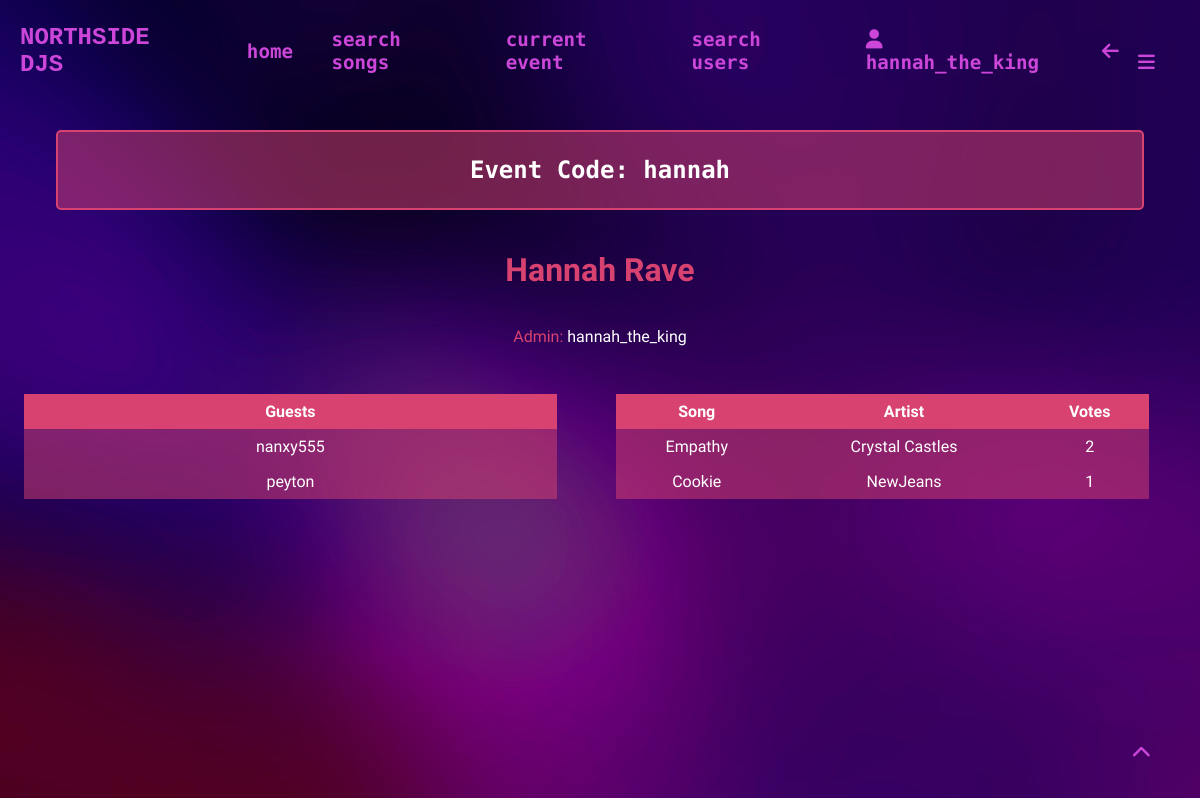
Before: /event/5 (signed in) with the older database file.
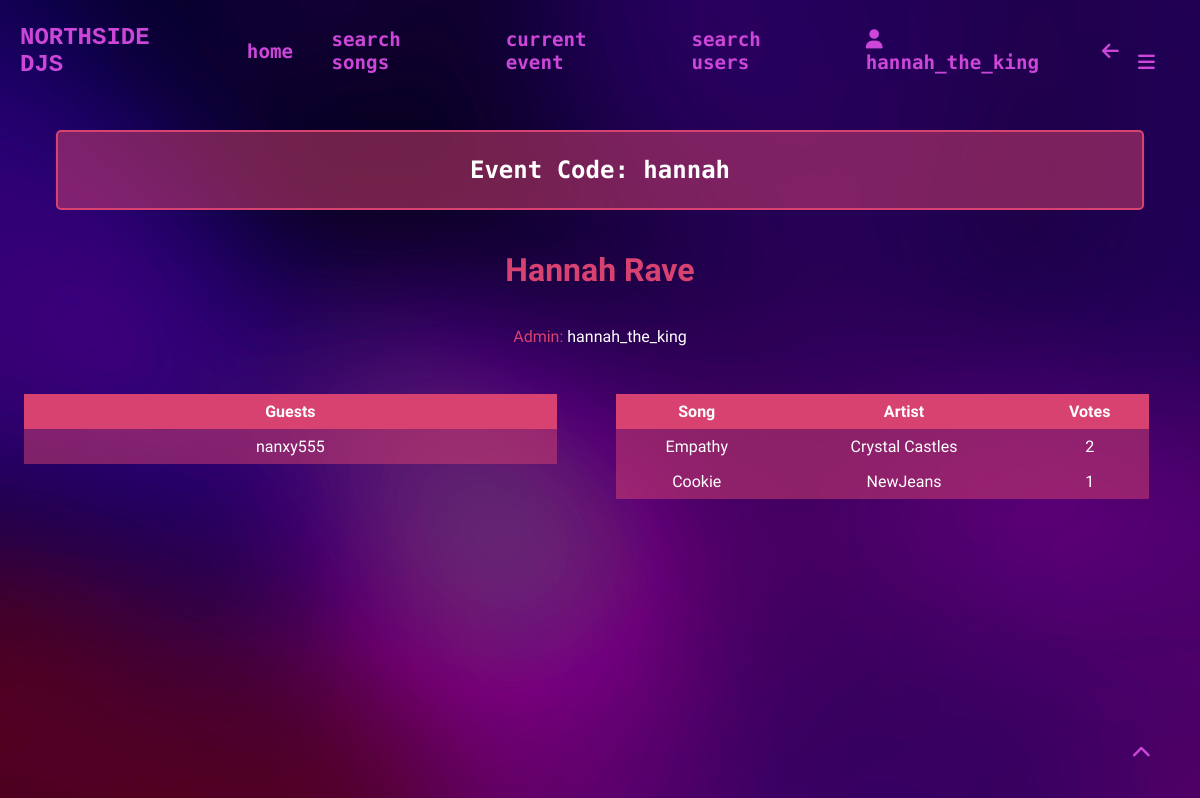
After: the same page with the newer database file.
### app/models.py (models this page shows, shortened)
class User(UserMixin, db.Model): # model for the user table
    user_id = db.Column(db.Integer, primary_key=True)
    username = db.Column(db.String(64), index=True, unique=True)
    email = db.Column(db.String(120), index=True, unique=True)
    password_hash = db.Column(db.String(128))
    about_me = db.Column(db.String(140))
    in_event = db.Column(db.Boolean, default=False)
    pfp = db.Column(db.String(140))
    events = db.relationship('Events', back_populates='user')
    songs = db.relationship('FavouriteSong', back_populates='user')
    event_users = db.relationship('EventUsers', back_populates='user')
    voted_songs = db.relationship('VotedSongs', back_populates='user')
    song_reviews = db.relationship('SongReviews', back_populates='user', foreign_keys='SongReviews.user_id')
    username_rel = db.relationship('SongReviews', back_populates='username_rel', foreign_keys='SongReviews.username')

class VotedSongs(db.Model): # model for the voted songs table
    vote_id = db.Column(db.Integer, primary_key=True, unique=True)
    track_id = db.Column(db.Integer, index=True)
    song_name = db.Column(db.String(64), index=True)
    artist_name = db.Column(db.String(64), index=True)
    event_id = db.Column(db.Integer, db.ForeignKey('events.event_id', name='voted_songs_event_id'))
    user_id = db.Column(db.Integer, db.ForeignKey('user.user_id', name='voted_songs_user_id'))
    event = db.relationship('Events', back_populates='voted_songs')
    user = db.relationship('User', back_populates='voted_songs')

### app/routes.py (the view)
@app.route('/event/<int:event_id>', methods=['GET', 'POST']) # allows a user to view an event
@login_required
def event(event_id):
    user_id = current_user.user_id
    user_event = EventUsers.query.filter_by(user_id=user_id).first().event_id
    event_name = Events.query.filter_by(event_id=user_event).first().event_name
    event_code = Events.query.filter_by(event_id=user_event).first().event_code
    event_description = Events.query.filter_by(event_id=user_event).first().event_description
    event_location = Events.query.filter_by(event_id=user_event).first().event_location
    users = EventUsers.query.filter_by(event_id=user_event).all()
    admin = EventUsers.query.filter_by(is_admin=1, event_id=user_event).first()
    event_songs = get_event_songs(user_event)
    if admin:
        admin_user = User.query.filter_by(user_id=admin.user_id).first()
        admin_username = admin_user.username
    users_names = []
    for user in users:
        if user.is_admin == 0:
            user_name = User.query.filter_by(user_id=user.user_id).first().username
            users_names.append(user_name)
    return render_template('event.html', event_id=user_event, user_event=user_event, event_name=event_name, event_code=event_code, users=users, users_names=users_names, admin_username=admin_username, event_songs=event_songs, event_location=event_location, event_description=event_description)

### app/models.py (called while the page is built)
@login.user_loader # loads the user
def load_user(user_id):
    return User.query.get(int(user_id)) # returns the user id as an integer

### app/routes.py (called while the page is built)
@app.context_processor # injects the current event the user is in into all templates
def inject_user_event():
    if current_user.is_authenticated: # checks if the user is logged in
        if current_user.in_event: # checks if the user is in an event
            user_id = current_user.user_id
            user_event = EventUsers.query.filter_by(user_id=user_id).first().event_id
            return dict(user_event=user_event) # returns the event that the user is in
        else:
            return dict(user_event=None) # returns the user event as none if the user is not in an event
    return dict(user_event=None) # returns the user event as none if the user is not logged in

def vote_counter(track_id, event_id): # counts the votes for a song
    return VotedSongs.query.filter_by(track_id=track_id, event_id=event_id).count()

### app/templates/event.html (shortened to what this page needs)
{% extends "base.html" %}
{% block content %}
<div class="centre">
    <h2 class="code">Event Code: {{event_code}}</h2>
    <h1>{{event_name}}</h1>
    <p>Admin: <a class="link" href="{{url_for('user', username=admin_username)}}">{{admin_username}}</a></p>
</div>
<div class="row">
    <div class="column equal">
        <table>
    <tr>
        <th>Guests</th>
    </tr>
    {% if users_names %}
        {% for user in users_names %}
            <tr>
                <td><a class="link" href="{{url_for('user', username=user)}}">{{user}}</a></td>
            </tr>
        {% endfor %}
    {% else %}
            <tr>
                <td>No guests have joined. Invite them with the code <strong>{{event_code}}</strong></td>
            </tr>
    {% endif %}
</table>
    </div>
    <div class="column equal">
        <table>
    <tr>
        <th>Song</th>
        <th>Artist</th>
        <th>Votes</th>
    </tr>
    {% if event_songs %}
        {% for song in event_songs %}
            <tr>
                <td>{{song.song_name}}</td>
                <td>{{song.artist_name}}</td>
                <td>{{song.votes}}</td>
            </tr>
        {% endfor %}
    {% else %}
        <tr>
            <td colspan="3">No songs added yet</td>
        </tr>
    {% endif %}
</table>
    </div>
</div>
{% endblock %}

Changed rows visible on the page:
no longer on this page (row edited): User: username "peyton"
